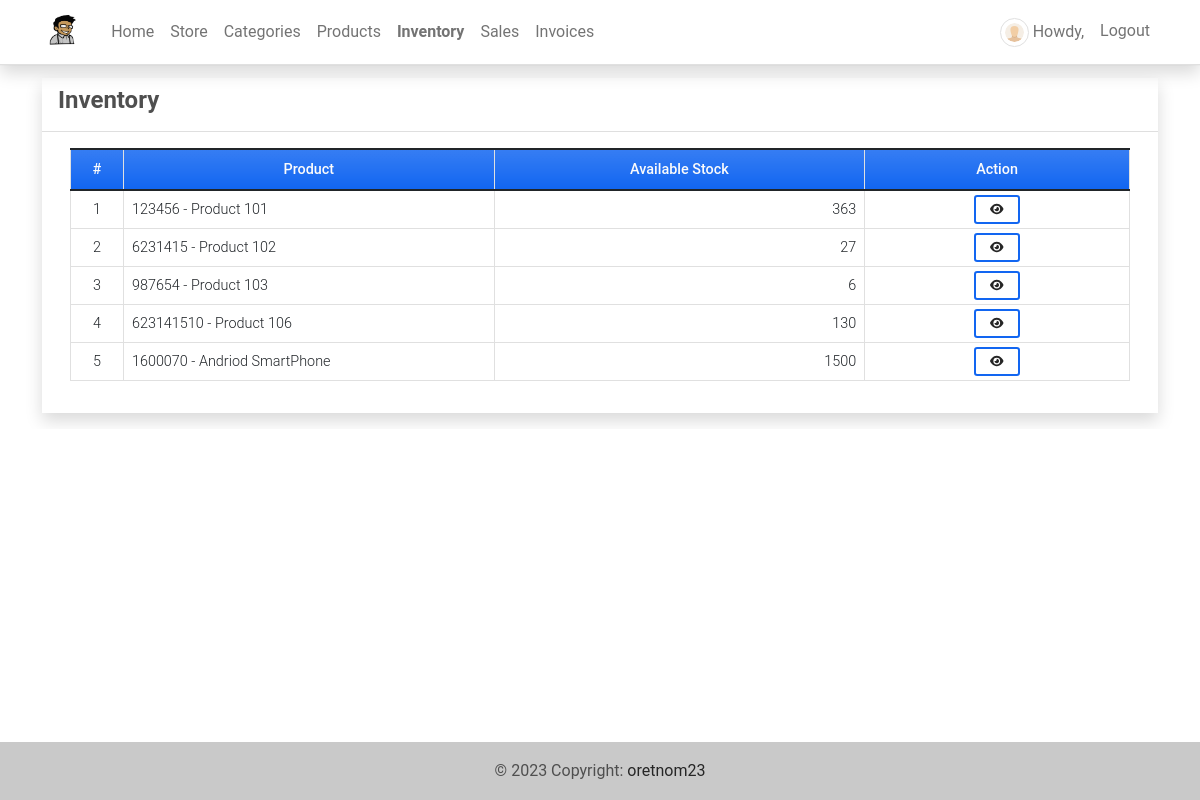
Screenshot of /inventory (signed in) with the database file from the repository.
### imsApp/models.py (models this page shows, shortened)
class Product(models.Model):
    code=models.CharField(max_length=100,blank=True, null=True)
    name=models.CharField(max_length=250,blank=True, null=True)
    description = models.TextField()
    price = models.FloatField(default=0)
    status = models.CharField(max_length=2, choices=(('1','Active'),('2','Inactive')), default=1)
    image = models.ImageField(upload_to='uploads/products/',default='default_product_image.png',blank=True, null=True)
    date_created = models.DateTimeField(default=timezone.now)
    date_updated = models.DateTimeField(auto_now=True)
    def __str__(self):
        return self.code + ' - ' + self.name
    def count_inventory(self):
        stocks = Stock.objects.filter(product = self)
        stockIn = 0
        stockOut = 0
        for stock in stocks:
            if stock.type == '1':
                stockIn = int(stockIn) + int(stock.quantity)
            else:
                stockOut = int(stockOut) + int(stock.quantity)
        available  = stockIn - stockOut
        return available

class Stock(models.Model):
    product = models.ForeignKey(Product, on_delete=models.CASCADE)
    quantity = models.FloatField(default=0)
    store = models.ForeignKey(Store,on_delete=models.CASCADE,default=1)
    type = models.CharField(max_length=2,choices=(('1','Stock-in'),('2','Stock-Out')), default = 1)
    date_created = models.DateTimeField(default=timezone.now)
    date_updated = models.DateTimeField(auto_now=True)

### imsApp/auth.py (the view)
    def wrapper_function(request,*args,**kwargs):
        if request.user.is_superuser:
            return view_function(request,*args,**kwargs)
        else:
            return redirect('home-page')

### imsApp/auth.py (called while the page is built)
def admin_only(view_function):
    def wrapper_function(request,*args,**kwargs):
        if request.user.is_superuser:
            return view_function(request,*args,**kwargs)
        else:
            return redirect('home-page')
    return wrapper_function

### imsApp/views.py (called while the page is built)
@admin_only
@login_required
def inventory(request):
    context['page_title'] = 'Inventory'
    products = Product.objects.all()
    context['products'] = products
    return render(request, 'inventory.html', context)

### imsApp/templates/inventory.html (shortened to what this page needs)
{% extends 'base.html' %} {% load humanize %} {% block pageContent %}
<div class="col-lg-12 col-md-12 col-sm-12 col-xs-12">
    <div class="card card-default rounded-0 shadow ">
        <div class="card-header">
            <div class="d-flex w-100 align-items-center justify-content-between">
                <h4 class="card-title fw-bold">Inventory</h4>
            </div>
        </div>
        <div class="card-body">
            <div class="container-fluid">
                <table class="table table-bordered" id="product-list">
                    <colgroup>
                        <col width="5%">
                        <col width="35%">
                        <col width="35%">
                        <col width="25%">
                    </colgroup>
                    <thead>
                        <tr class="bg-gradient bg-primary bg-opacity-50 text-light">
                            <th class="px-2 py-2 text-center">#</th>
                            <th class="px-2 py-2 text-center">Product</th>
                            <th class="px-2 py-2 text-center">Available Stock</th>
                            <th class="px-2 py-2 text-center">Action</th>
                        </tr>
                    </thead>
                    <tbody>
                        {% for product in products %}
                        <tr>
                            <td class="px-2 py-1 align-middle text-center">{{ forloop.counter }}</td>
                            <td class="px-2 py-1 align-middle">{{ product }}</td>
                            <td class="px-2 py-1 align-middle text-end">{{ product.count_inventory }}</td>
                            <td class="px-2 py-1 align-middle text-center">
                                <a class="btn btn-outline-primary btn-sm" href="{% url 'inventory-history-page' product.pk %}" data-id="{{ product.pk }}" title="View History">
                                    <i class="fa fa-eye text-dark"></i>
                                </a>
                            </td>
                        </tr>
                        {% endfor %}
                    </tbody>
                </table>
            </div>
        </div>
    </div>
</div>
{% endblock pageContent %}

### static/assets/default/css/style.css (style rules this page uses)
html, body { height: 100%; width: 100%; max-height: 100%; overflow: auto; display: flex; flex-direction: column; }

### rows the page displays
Product: code+name "123456 - Product 101", count_inventory "363"
Product: code+name "6231415 - Product 102", count_inventory "27"
Product: code+name "987654 - Product 103", count_inventory "6"
Product: code+name "623141510 - Product 106", count_inventory "130"
Product: code+name "1600070 - Andriod SmartPhone", count_inventory "1500"
